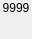
<?xml version="1.0" encoding="UTF-8"?>
<ui version="4.0">
 <class>FramePointerTop</class>
 <widget class="QWidget" name="FramePointerTop">
  <property name="geometry">
   <rect>
    <x>0</x>
    <y>0</y>
    <width>32</width>
    <height>39</height>
   </rect>
  </property>
  <layout class="QVBoxLayout" name="verticalLayout">
   <property name="spacing">
    <number>1</number>
   </property>
   <property name="leftMargin">
    <number>0</number>
   </property>
   <property name="topMargin">
    <number>0</number>
   </property>
   <property name="rightMargin">
    <number>0</number>
   </property>
   <property name="bottomMargin">
    <number>0</number>
   </property>
   <item>
    <widget class="QLabel" name="pos">
     <property name="minimumSize">
      <size>
       <width>32</width>
       <height>16</height>
      </size>
     </property>
     <property name="maximumSize">
      <size>
       <width>32</width>
       <height>16</height>
      </size>
     </property>
     <property name="text">
      <string>9999</string>
     </property>
     <property name="pixmap">
      <pixmap resource="behavioredit.qrc">:/res/image/ic_fram_bg.png</pixmap>
     </property>
     <property name="scaledContents">
      <bool>false</bool>
     </property>
     <property name="alignment">
      <set>Qt::AlignCenter</set>
     </property>
    </widget>
   </item>
   <item>
    <layout class="QHBoxLayout" name="horizontalLayout">
     <property name="spacing">
      <number>0</number>
     </property>
     <property name="topMargin">
      <number>2</number>
     </property>
     <item>
      <spacer name="horizontalSpacer">
       <property name="orientation">
        <enum>Qt::Horizontal</enum>
       </property>
       <property name="sizeHint" stdset="0">
        <size>
         <width>40</width>
         <height>20</height>
        </size>
       </property>
      </spacer>
     </item>
     <item>
      <widget class="QLabel" name="label_2">
       <property name="minimumSize">
        <size>
         <width>13</width>
         <height>15</height>
        </size>
       </property>
       <property name="maximumSize">
        <size>
         <width>13</width>
         <height>15</height>
        </size>
       </property>
       <property name="pixmap">
        <pixmap resource="behavioredit.qrc">:/res/image/ic_fram_head.png</pixmap>
       </property>
       <property name="alignment">
        <set>Qt::AlignCenter</set>
       </property>
      </widget>
     </item>
     <item>
      <spacer name="horizontalSpacer_2">
       <property name="orientation">
        <enum>Qt::Horizontal</enum>
       </property>
       <property name="sizeHint" stdset="0">
        <size>
         <width>40</width>
         <height>20</height>
        </size>
       </property>
      </spacer>
     </item>
    </layout>
   </item>
  </layout>
 </widget>
 <resources>
  <include location="behavioredit.qrc"/>
 </resources>
 <connections/>
</ui>
